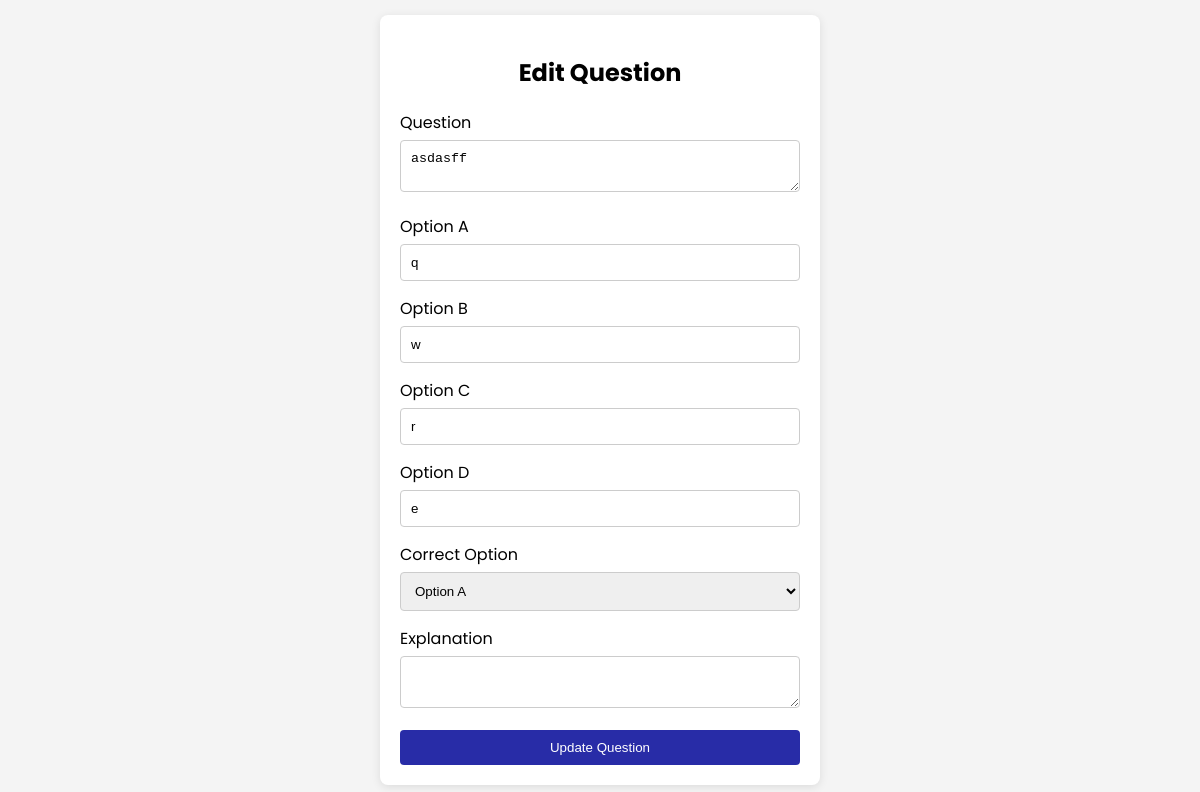
The page /admin/admin_edit.php?edit=60 on the database its author committed.
### tables this page shows
CREATE TABLE `questions` (
  `id` int NOT NULL,
  `question` text NOT NULL,
  `option1` varchar(255) NOT NULL,
  `option2` varchar(255) NOT NULL,
  `option3` varchar(255) NOT NULL,
  `option4` varchar(255) NOT NULL,
  `correct_option` varchar(255) NOT NULL,
  `explanation` text NOT NULL
);

### admin/admin_edit.php (the view, shortened to what this page needs)
<?php
$conn = new mysqli("localhost", "root", "", "quiz_db");
$questionData = null;
if (isset($_GET['edit'])) {
    $question_id = $_GET['edit'];
    $stmt = $conn->prepare("SELECT * FROM questions WHERE id = ?");
    if ($stmt) {
        $stmt->bind_param("i", $question_id);
        $stmt->execute();
        $result = $stmt->get_result();
        if ($result->num_rows > 0) {
            $questionData = $result->fetch_assoc();
        } else {
            safeRedirect('No question found with the given ID.', 'testadmin.php');
        }
    } else {
        safeRedirect('Error preparing statement.', 'testadmin.php');
    }
}
?>
<!DOCTYPE html>
<html lang="en">
<head>
</head>
<body>
<div class="container">
    <h2>Edit Question</h2>
    <?php if ($questionData): ?>
        <form method="POST">  <input type="hidden" name="id" value="<?php echo $questionData['id']; ?>">
            <div class="form-group">
                <label for="question">Question</label>
                <textarea id="question" name="question" required><?php echo htmlspecialchars($questionData['question']); ?></textarea>
            </div>
            <div class="form-group">
                <label for="option1">Option A</label>
                <input type="text" id="option1" name="option1" value ="<?php echo htmlspecialchars($questionData['option1']); ?>" required>
            </div>
            <div class="form-group">
                <label for="option2">Option B</label>
                <input type="text" id="option2" name="option2" value="<?php echo htmlspecialchars($questionData['option2']); ?>" required>
            </div>
            <div class="form-group">
                <label for="option3">Option C</label>
                <input type="text" id="option3" name="option3" value="<?php echo htmlspecialchars($questionData['option3']); ?>" required>
            </div>
            <div class="form-group">
                <label for="option4">Option D</label>
                <input type="text" id="option4" name="option4" value="<?php echo htmlspecialchars($questionData['option4']); ?>" required>
            </div>
            <div class="form-group">
                <label for="correct_option">Correct Option</label>
                <select id="correct_option" name="correct_option" required>
                    <option value="A" <?php echo ($questionData['correct_option'] == 'A') ? 'selected' : ''; ?>>Option A</option>
                </select>
            </div>
            <div class="form-group">
                <label for="explanation">Explanation</label>
                <textarea id="explanation" name="explanation" required><?php echo htmlspecialchars($questionData['explanation']); ?></textarea>
            </div>
            <button type="submit" name="update">Update Question</button>
        </form>
    <?php else: ?>
        <p>Question not found.</p>
    <?php endif; ?>
</div>
</body>
</html>

### admin/admin_edit.php (style rules this page uses)
body { font-family: 'Poppins', sans-serif; background-color: #f4f4f4; margin: 0; padding: 0; display: flex; justify-content: center; align-items: center; height: 100vh; }
.container { background-color: white; padding: 20px; border-radius: 8px; box-shadow: 0 2px 10px rgba(0, 0, 0, 0.1); width: 400px; }
h2 { text-align: center; margin-bottom: 20px; }
.form-group { margin-bottom: 15px; }
label { display: block; margin-bottom: 5px; }
input[type="text"], textarea, select { width: 100%; padding: 10px; border: 1px solid #ccc; border-radius: 4px; box-sizing: border-box; }
textarea { resize: vertical; }
button { width: 100%; padding: 10px; background-color:rgb(40, 44, 167); color: white; border: none; border-radius: 4px; cursor: pointer; }

### rows shown on the page
questions: question "asdasff", option1 "q", option2 "w", option3 "r", option4 "e", correct_option "Option A"
